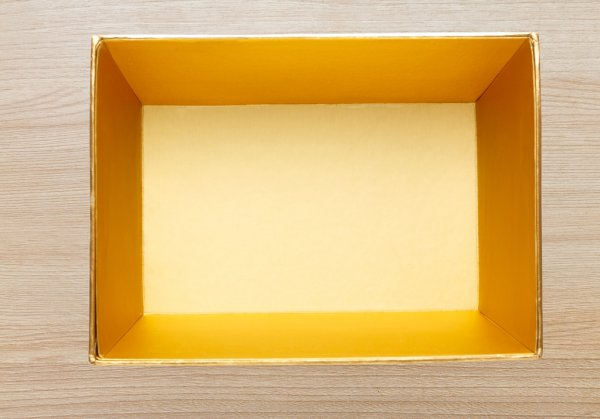
#> input picture Photos/square.jfif, 600 x 419 px, found by its file name
$ python ColorDetection.py
#> lines starting #> are read from the running program, lines starting #| are printed output that depends on the picture; after the words box and inside, x2 and y2 are one past the last pixel; in counts of white or black regions, pixels touching at a corner belong together
from cv2 import cv2 as cv
import numpy as np

def empty(a):
    pass

def stackImages(scale,imgArray):
    rows = len(imgArray)
    cols = len(imgArray[0])
    rowsAvailable = isinstance(imgArray[0], list)
    width = imgArray[0][0].shape[1]
    height = imgArray[0][0].shape[0]
    if rowsAvailable:
        for x in range ( 0, rows):
            for y in range(0, cols):
                if imgArray[x][y].shape[:2] == imgArray[0][0].shape [:2]:
                    imgArray[x][y] = cv.resize(imgArray[x][y], (0, 0), None, scale, scale)
                else:
                    imgArray[x][y] = cv.resize(imgArray[x][y], (imgArray[0][0].shape[1], imgArray[0][0].shape[0]), None, scale, scale)
                if len(imgArray[x][y].shape) == 2: imgArray[x][y]= cv.cvtColor( imgArray[x][y], cv.COLOR_GRAY2BGR)
        imageBlank = np.zeros((height, width, 3), np.uint8)
        hor = [imageBlank]*rows
        hor_con = [imageBlank]*rows
        for x in range(0, rows):
            hor[x] = np.hstack(imgArray[x])
        ver = np.vstack(hor)
    else:
        for x in range(0, rows):
            if imgArray[x].shape[:2] == imgArray[0].shape[:2]:
                imgArray[x] = cv.resize(imgArray[x], (0, 0), None, scale, scale)
            else:
                imgArray[x] = cv.resize(imgArray[x], (imgArray[0].shape[1], imgArray[0].shape[0]), None,scale, scale)
            if len(imgArray[x].shape) == 2: imgArray[x] = cv.cvtColor(imgArray[x], cv.COLOR_GRAY2BGR)
        hor= np.hstack(imgArray)
        ver = hor
    return ver


cv.namedWindow("TrackBars")
cv.resizeWindow("TrackBars",640,240)
cv.createTrackbar("Hue Min","TrackBars",0,179,empty)
cv.createTrackbar("Hue Max","TrackBars",179,179,empty)
cv.createTrackbar("Sat Min","TrackBars",194,255,empty)
cv.createTrackbar("Sat Max","TrackBars",255,255,empty)
cv.createTrackbar("Val Min","TrackBars",0,255,empty)
cv.createTrackbar("Val Max","TrackBars",255,255,empty)

while True:
    img = cv.imread("Photos\square.jfif")
#> img is the input picture: shape (419, 600, 3); mean B, G, R 117.5, 182.7, 220.3

    imgHSV = cv.cvtColor(img, cv.COLOR_BGR2HSV)
#> imgHSV: shape (419, 600, 3); mean H, S, V 18.3, 120.7, 220.3
    h_min = cv.getTrackbarPos("Hue Min", "TrackBars")
    h_max = cv.getTrackbarPos("Hue Max", "TrackBars")
    s_min = cv.getTrackbarPos("Sat Min", "TrackBars")
    s_max = cv.getTrackbarPos("Sat Max", "TrackBars")
    v_min = cv.getTrackbarPos("Val Min", "TrackBars")
    v_max = cv.getTrackbarPos("Val Max", "TrackBars")

    print(h_min, h_max, s_min, s_max, v_min, v_max)
    lower = np.array([h_min, s_min, h_min])
    upper = np.array([h_max, s_max, v_max])
    mask = cv.inRange(imgHSV, lower, upper)
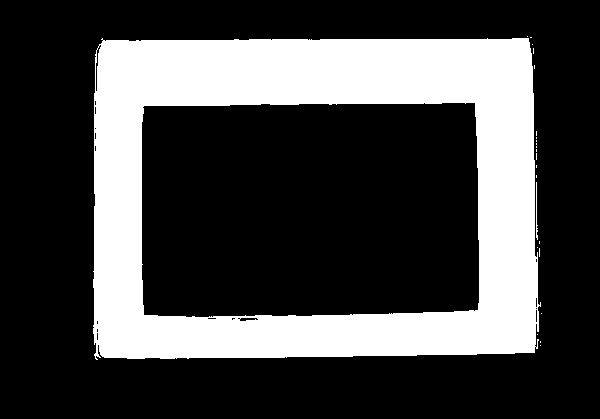
#> mask: shape (419, 600); 27.6% white; 23 white regions (21 under 20 px), largest, box (x1, y1, x2, y2) and area: (93, 38, 541, 360) 69262, (536, 182, 538, 240) 65
    imgResult = cv.bitwise_and(img, img, mask=mask)
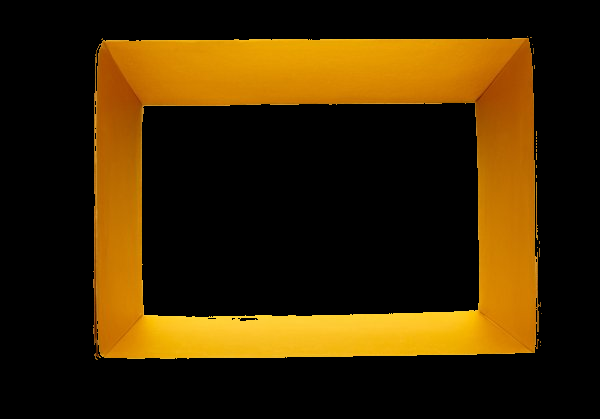
#> imgResult: shape (419, 600, 3); mean B, G, R 2.2, 37.8, 58.4


    # [4 lines of commented-out code are left out]

    imgStack = stackImages(0.6,([img,imgHSV],[mask,imgResult]))
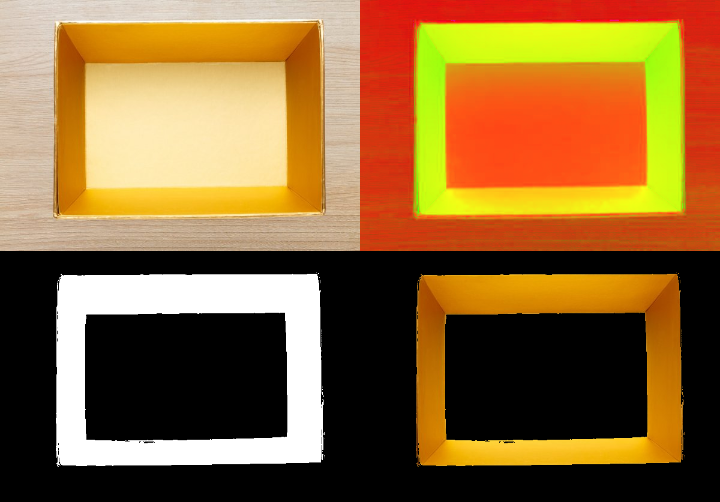
#> imgStack: shape (502, 720, 3); mean B, G, R 52, 102.8, 142.3
    cv.imshow("StacedImages", imgStack)

    cv.waitKey(1)

$ run again, with Photos/cat.jfif copied over Photos/square.jfif
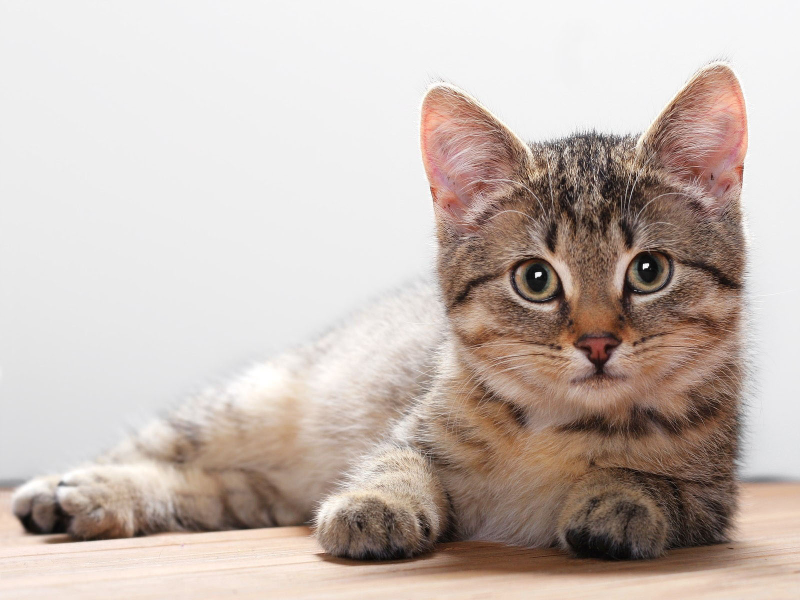
#> input picture Photos/cat.jfif, 1600 x 1200 px, found by its file name (shown at 1/2 size)
#> img is the input picture: shape (1200, 1600, 3); mean B, G, R 178.7, 185.8, 198.9
#> imgHSV: shape (1200, 1600, 3); mean H, S, V 15.2, 36.7, 199
#> `mask = cv.inRange(imgHSV, lower, upper)`:
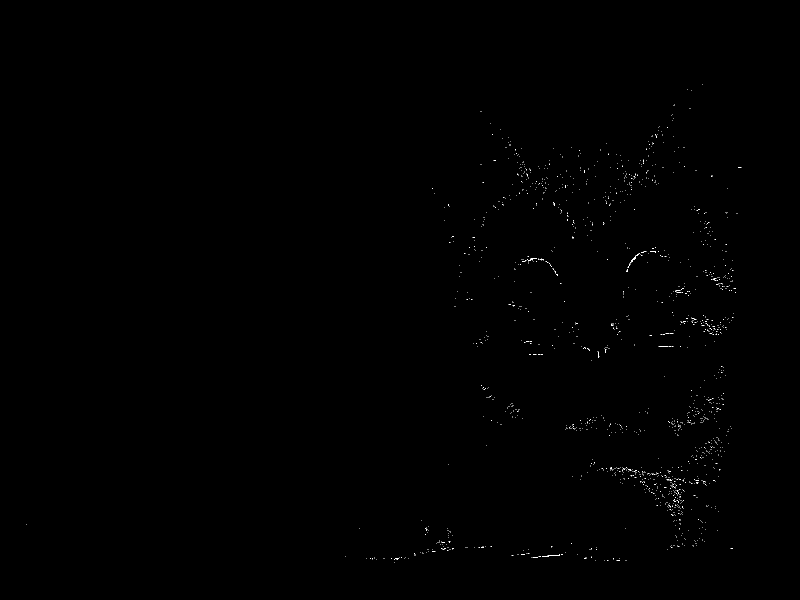
#> mask: shape (1200, 1600) (shown at 1/2 size); 0.15% white in thin lines or dots, all inside (x1, y1, x2, y2) = (53, 168, 1483, 1126)
#> `imgStack = stackImages(0.6,([img,imgHSV],[mask,imgResult]))`:
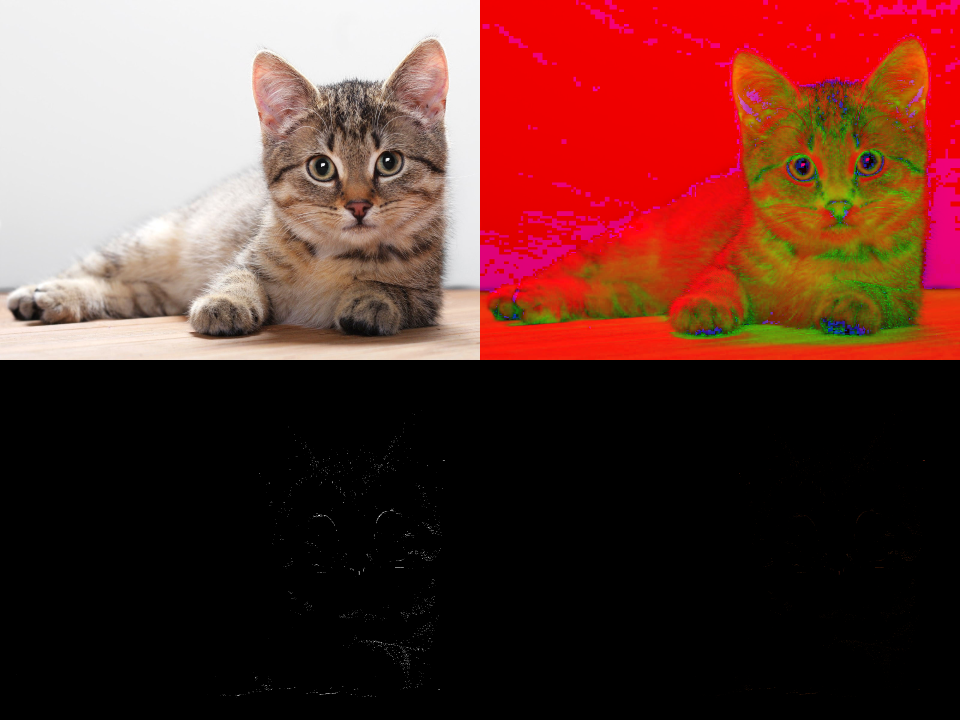
#> imgStack: shape (1440, 1920, 3) (shown at 1/2 size); mean B, G, R 48.6, 55.7, 99.6
